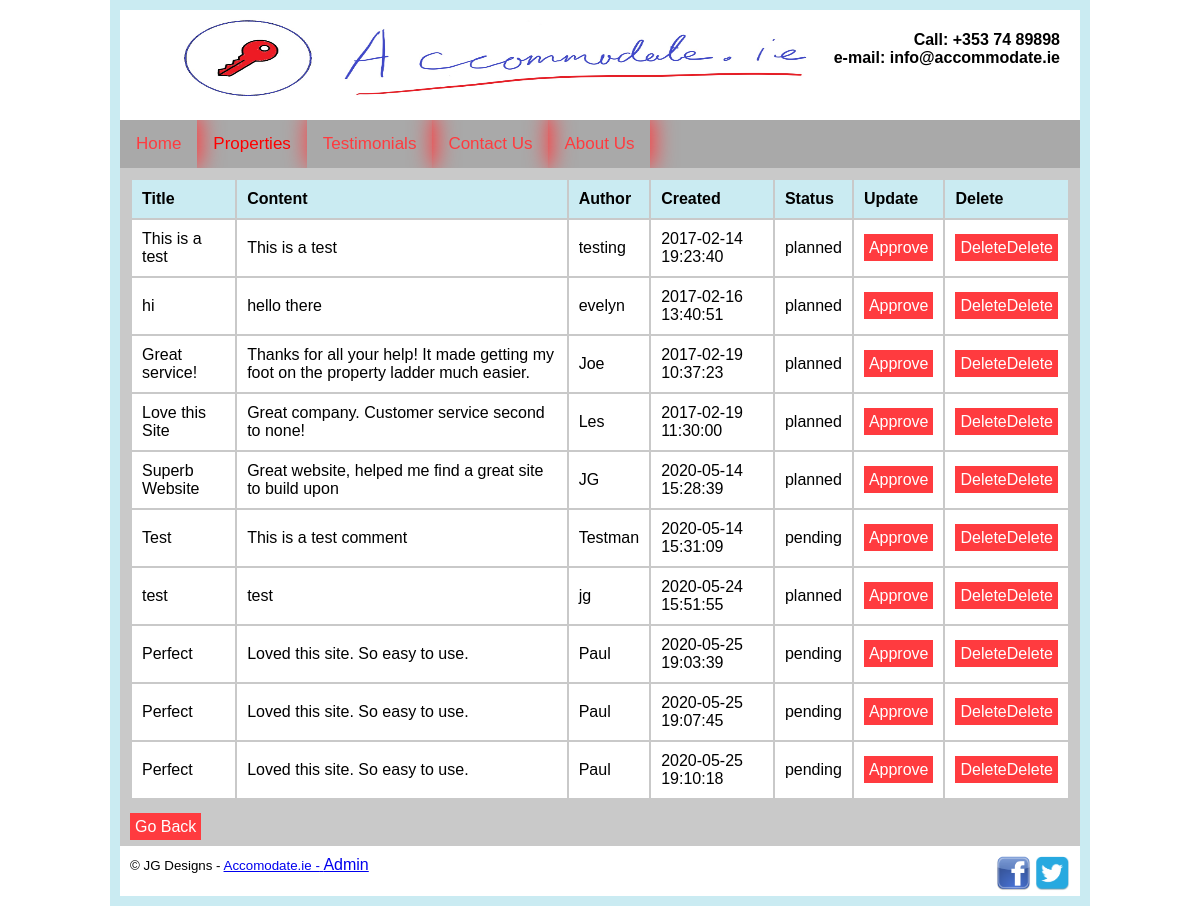
Screenshot of /property/managecomments.php with the database file from the repository.
### tables this page shows
CREATE TABLE `comment` (
  `id` int(11) NOT NULL,
  `title` text NOT NULL,
  `content` text NOT NULL,
  `author_name` varchar(100) NOT NULL,
  `author_email` varchar(100) NOT NULL,
  `created_at` timestamp NOT NULL DEFAULT current_timestamp(),
  `status` enum('pending','planned') NOT NULL DEFAULT 'pending'
);

### property/managecomments.php (the view, shortened to what this page needs)
<!DOCTYPE HTML>
<html lang="en">
<head>
 <link rel="stylesheet" href="css/styles.css">
 </head>
<body>
<div id="container">
<div id="content">
<?php
$server="localhost";
$dbuser="root";
$password="";
$link=mysqli_connect($server,$dbuser,$password);
mysqli_select_db($link, "accommodate");
$sql="SELECT * from comment";
$result=mysqli_query($link, $sql);
if(mysqli_num_rows($result)>0)
{
echo "<table>";
echo "<tr>
<td><strong>Title</td>
<td><strong>Content</td>
<td><strong>Author</td>
<td><strong>Created</td>
<td><strong>Status</td>
<td><strong>Update</td>
<td><strong>Delete</td>
</tr>";
while($row=mysqli_fetch_array($result)) {
$title=$row["title"];
$content=$row["content"];
$author=$row["author_name"];
$created=$row["created_at"];
$status=$row["status"];
$id=$row["id"];
echo "<tr>
<td>$title</td>
<td>$content</td>
<td>$author</td>
<td>$created</td>
<td>$status</td>
<td><a href='updatecomment.php?id=$id'>Approve</a></td>
<td><a href='deletecomment.php?id=$id'>Delete<onclick=\"return confirm('Are you sure you want to
delete this comment?');\">Delete</a></td>
</tr>";
}
echo "</table>";
}
else
{
echo ("There are no testimonials availlable");
}
?>
<br>
<a href='admin.php'>Go Back</a>
</div>
</div>
</body>
</html>

### property/css/styles.css (style rules this page uses)
body { background-color: white; }
#container { margin: auto; width: 80%; background-color: #caebf2; border: 10px solid #caebf2; }
#contact { float: right; margin-right: 20px; text-align: right; }
#header { background-color: #ffffff; height: 110px; }
#content { background-color: #c9c9c9; padding: 10px; min-height: 300px; }
#content a { background-color: #ff3b3f; color: white; text-decoration:none; padding:5px; }
#footer { background-color: #ffffff; height: 30px; padding: 10px; }
#footer #fbi { float: right }
#sitename { float: left; width: 300px; padding-top: 20px; }
#logo { float:left; width: 150px; }
table td { padding: 10px; }
table { width: 100% }
table tr:nth-child(1) { background-color: #caebf2; }
table tr { background-color:#FFFFFF; }
body { margin:0;font-family:Arial }
.topnav { overflow: hidden; background-color: #a9a9a9; }
.topnav a { box-shadow: 2px -3px 22px 2px #ff3b3f; float: left; display: block; color: #ff3b3f; text-align: center; padding: 14px 16px; text-decoration: none; font-size: 17px; }
.active { background-color: #a9a9a9; color: white; }
.dropdown { float: left; overflow: hidden; }
.dropdown .dropbtn { font-size: 17px; border: none; outline: none; color: red; padding: 14px 16px; background-color: inherit; font-family: inherit; margin: 0; }

### rows the page displays
comment: title "This is a test", content "This is a test", author_name "testing", created_at "2017-02-14 19:23:40", status "planned"
comment: title "hi", content "hello there", author_name "evelyn", created_at "2017-02-16 13:40:51", status "planned"
comment: title "Great service!", content "Thanks for all your help! It made getting my foot on the property ladder much easier.", author_name "Joe", created_at "2017-02-19 10:37:23", status "planned"
comment: title "Love this Site", content "Great company. Customer service second to none!", author_name "Les", created_at "2017-02-19 11:30:00", status "planned"
comment: title "Superb Website", content "Great website, helped me find a great site to build upon", author_name "JG", created_at "2020-05-14 15:28:39", status "planned"
comment: title "Test", content "This is a test comment", author_name "Testman", created_at "2020-05-14 15:31:09", status "pending"
comment: title "test", content "test", author_name "jg", created_at "2020-05-24 15:51:55", status "planned"
comment: title "Perfect", content "Loved this site. So easy to use.", author_name "Paul", created_at "2020-05-25 19:03:39", status "pending"
comment: title "Perfect", content "Loved this site. So easy to use.", author_name "Paul", created_at "2020-05-25 19:07:45", status "pending"
comment: title "Perfect", content "Loved this site. So easy to use.", author_name "Paul", created_at "2020-05-25 19:10:18", status "pending"
